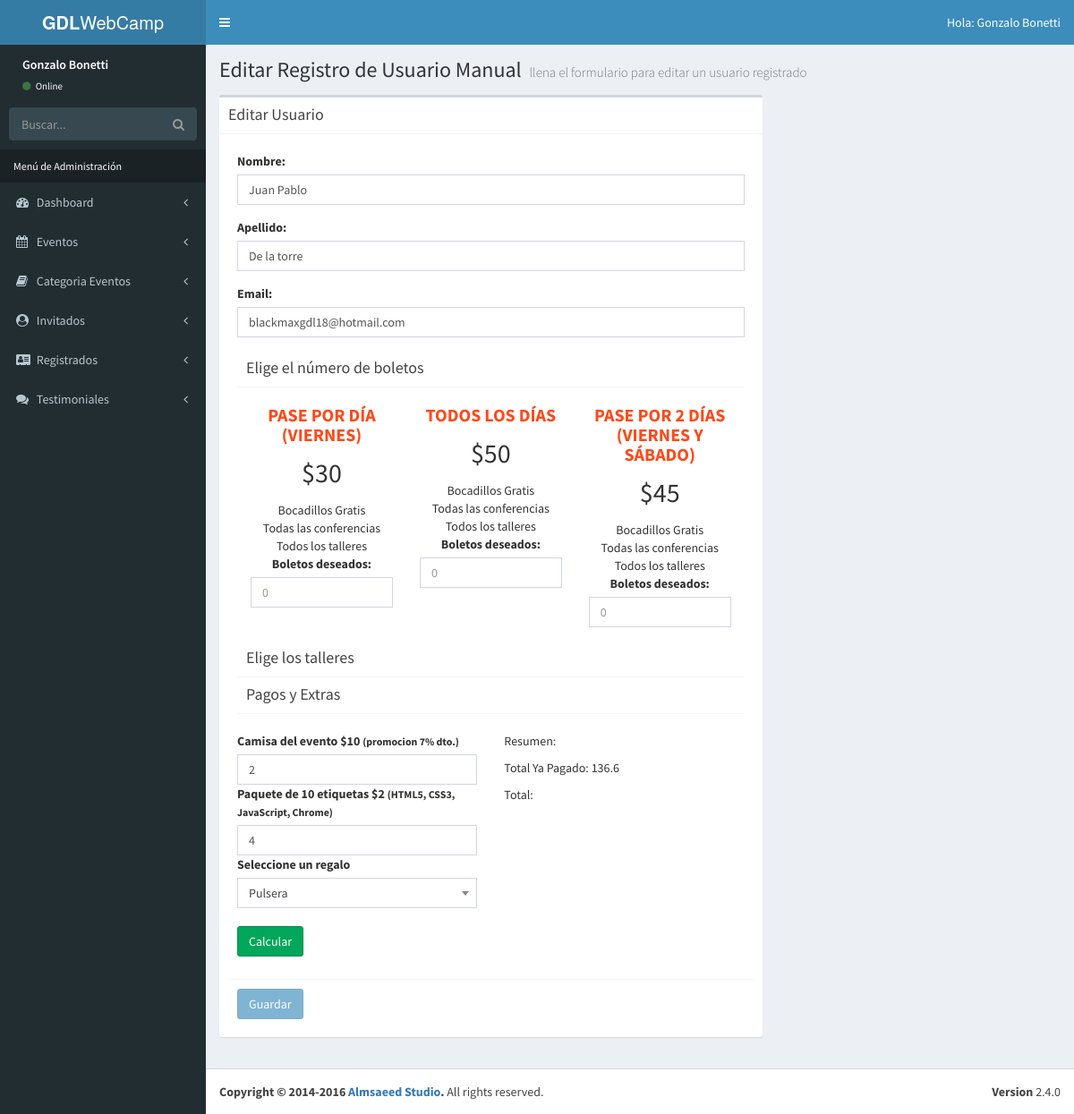
Page /admin0/editar-registro.php?id=1 (signed in) on the committed database.
### tables this page shows
CREATE TABLE `registrados` (
  `ID_Registrado` bigint(20) unsigned NOT NULL AUTO_INCREMENT,
  `nombre_registrado` varchar(50) NOT NULL,
  `apellido_registrado` varchar(50) NOT NULL,
  `email_registrado` varchar(100) NOT NULL,
  `fecha_registro` datetime NOT NULL,
  `pases_articulos` longtext NOT NULL,
  `talleres_registrados` longtext NOT NULL,
  `regalo` int(11) NOT NULL,
  `total_pagado` varchar(50) NOT NULL,
  `pagado` int(1) NOT NULL,
  PRIMARY KEY (`ID_Registrado`),
  KEY `regalo` (`regalo`),
  CONSTRAINT `registrados_ibfk_1` FOREIGN KEY (`regalo`) REFERENCES `regalos` (`ID_regalo`)
);

### admin0/editar-registro.php (the view, shortened to what this page needs)
<?php
        $id = $_GET['id'];
        include_once 'templates/header.php';
        include_once 'funciones/funciones.php';
        include_once 'templates/barra.php';
        include_once 'templates/navegacion.php';
?>
  <div class="content-wrapper">
    <section class="content-header">
      <h1>
        Editar Registro de Usuario Manual
        <small>llena el formulario para editar un usuario registrado</small>
      </h1>
    </section>
        <div class="row">
                <div class="col-md-8">
                <section class="content">
                  <div class="box">
                    <div class="box-header with-border">
                      <h3 class="box-title">Editar Usuario</h3>
                    </div>
                    <div class="box-body">
                        <?php
                            $sql = "SELECT * FROM registrados WHERE ID_Registrado = $id ";
                            $resultado = $conn->query($sql);
                            $registrado = $resultado->fetch_assoc();
                        ?>
                        <form class="editar-registrado" role="form" name="guardar-registro" id="guardar-registro" method="post" action="modelo-registrado.php">
                              <div class="box-body">
                                    <div class="form-group">
                                          <label for="nombre_registrado">Nombre:</label>
                                          <input value="<?php echo $registrado['nombre_registrado']; ?>" type="text" class="form-control" id="nombre" name="nombre" placeholder="Nombre" >
                                    </div>
                                    <div class="form-group">
                                          <label for="apellido">Apellido:</label>
                                          <input value="<?php echo $registrado['apellido_registrado']; ?>" type="text" class="form-control" id="apellido" name="apellido" placeholder="Apellido">
                                    </div>
                                    <div class="form-group">
                                          <label for="email">Email:</label>
                                          <input value="<?php echo $registrado['email_registrado']; ?>" type="email" class="form-control" id="email" name="email" placeholder="Email">
                                    </div>
                                    <?php
                                        $pedido = $registrado['pases_articulos'];
                                        $boletos = json_decode($pedido, true);
                                    ?>
                                    <div class="form-group">
                                        <div id="paquetes" class="paquetes">
                                            <div class="box-header with-border">
                                                <h3 class="box-title">Elige el número de boletos</h3>
                                            </div>
                                          <ul class="lista-precios clearfix row">
                                              <li class="col-md-4">
                                                    <div class="tabla-precio text-center">
                                                        <h3>Pase por día (viernes)</h3>
                                                        <p class="numero">$30</p>
                                                        <ul>
                                                          <li>Bocadillos Gratis</li>
                                                          <li>Todas las conferencias</li>
                                                          <li>Todos los talleres</li>
                                                        </ul>
                                                        <div class="orden">
                                                            <label for="pase_dia">Boletos deseados:</label>
                                                            <input value="<?php echo $boletos['un_dia']['cantidad']; ?>" type="number" class="form-control" min="0" id="pase_dia" size="3" name="boletos[un_dia][cantidad]" placeholder="0">
                                                        </div>
                                                    </div>
                                              </li>
                                              <li class="col-md-4">
                                                    <div class="tabla-precio text-center">
                                                        <h3>Todos los días</h3>
                                                        <p class="numero">$50</p>
                                                        <ul>
                                                          <li>Bocadillos Gratis</li>
                                                          <li>Todas las conferencias</li>
                                                          <li>Todos los talleres</li>
                                                        </ul>
                                                        <div class="orden">
                                                            <label for="pase_completo">Boletos deseados:</label>
                                                            <input  value="<?php echo $boletos['pase_completo']['cantidad']; ?>" type="number" class="form-control" min="0" id="pase_completo" size="3" name="boletos[completo][cantidad]" placeholder="0">
                                                        </div>
                                                    </div>
                                              </li>
                                              <li class="col-md-4">
                                                    <div class="tabla-precio text-center">
                                                        <h3>Pase por 2 días (viernes y sábado)</h3>
                                                        <p class="numero">$45</p>
                                                        <ul>
                                                          <li>Bocadillos Gratis</li>
                                                          <li>Todas las conferencias</li>
                                                          <li>Todos los talleres</li>
                                                        </ul>
                                                        <div class="orden">
                                                            <label for="pase_dosdias">Boletos deseados:</label>
                                                            <input  value="<?php echo $boletos['pase_2dias']['cantidad']; ?>" type="number" class="form-control" min="0" id="pase_dosdias" size="3" name="boletos[2dias][cantidad]" placeholder="0">
                                                        </div>
                                                    </div>
                                              </li>
                                          </ul>
                                        </div>
                                    </div>
                                    <div class="form-group">
                                        <div class="box-header with-border">
                                            <h3 class="box-title">Elige los talleres</h3>
                                        </div>
                                             <div id="resumen" class="resumen ">
                                                 <div class="box-header with-border">
                                                     <h3 class="box-title">Pagos y Extras</h3>
                                                 </div>
                                                 <br>
                                                <div class="caja clearfix row">
                                                      <div class="extras col-md-6">
                                                            <div class="orden">
                                                                <label for="camisa_evento">Camisa del evento $10 <small>(promocion 7% dto.)</small></label>
                                                                <input value="<?php echo $boletos['camisas']; ?>" type="number" class="form-control" min="0" id="camisa_evento" name="pedido_extra[camisas][cantidad]" size="3" placeholder="0">
                                                            </div>
                                                            <div class="orden">
                                                                <label for="etiquetas">Paquete de 10 etiquetas $2 <small>(HTML5, CSS3, JavaScript, Chrome)</small></label>
                                                                <input value="<?php echo $boletos['etiquetas']; ?>" type="number" class="form-control" min="0" id="etiquetas" name="pedido_extra[etiquetas][cantidad]" size="3" placeholder="0">
                                                            </div>
                                                            <div class="orden">
                                                                <label for="regalo">Seleccione un regalo</label> <br>
                                                            </div>
                                                            <br>
                                                            <input type="button" id="calcular" class="btn btn-success" value="Calcular">
                                                      </div>
                                                      <div class="total col-md-6">
                                                          <p>Resumen:</p>
                                                          <p>Total Ya Pagado: <?php echo (float) $registrado['total_pagado']; ?></p>
                                                          <p>Total:</p>
                                                      </div>
                                                </div>
                                             </div>
                                    </div>
                              </div>
                              <div class="box-footer">
                                  <button type="submit" class="btn btn-primary" id="btnRegistro">Guardar</button>
                              </div>
                        </form>
                    </div>
                  </div>
                </section>
                </div>
        </div>
  </div>
  <?php
          include_once 'templates/footer.php';
  ?>

### admin0/css/admin.css (style rules this page uses)
.tabla-precio ul, ul.lista-precios { list-style: none; padding:0; margin:0; }
ul.lista-precios li .numero { font-size: 30px; }
.tabla-precio h3 { text-transform: uppercase; font-size: 20px; font-weight: bold; color: #fe4918; }

### rows in the picture
registrados: nombre "Juan Pablo", apellido "De la torre", email "blackmaxgdl18@hotmail.com", pases_articulos "2", pases_articulos "4", total_pagado "136.6"

### other values in the picture
$_SESSION['nombre'] "Gonzalo Bonetti"
